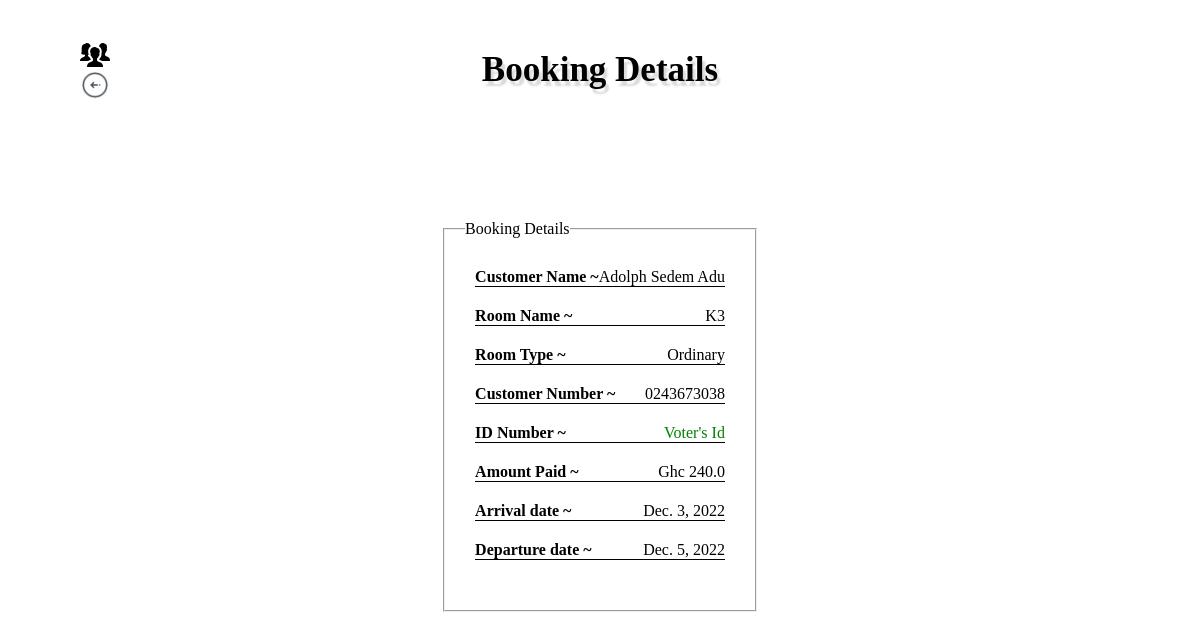
Page /receptionist/invoice_details/arYOvQQZQP on the earlier database version.
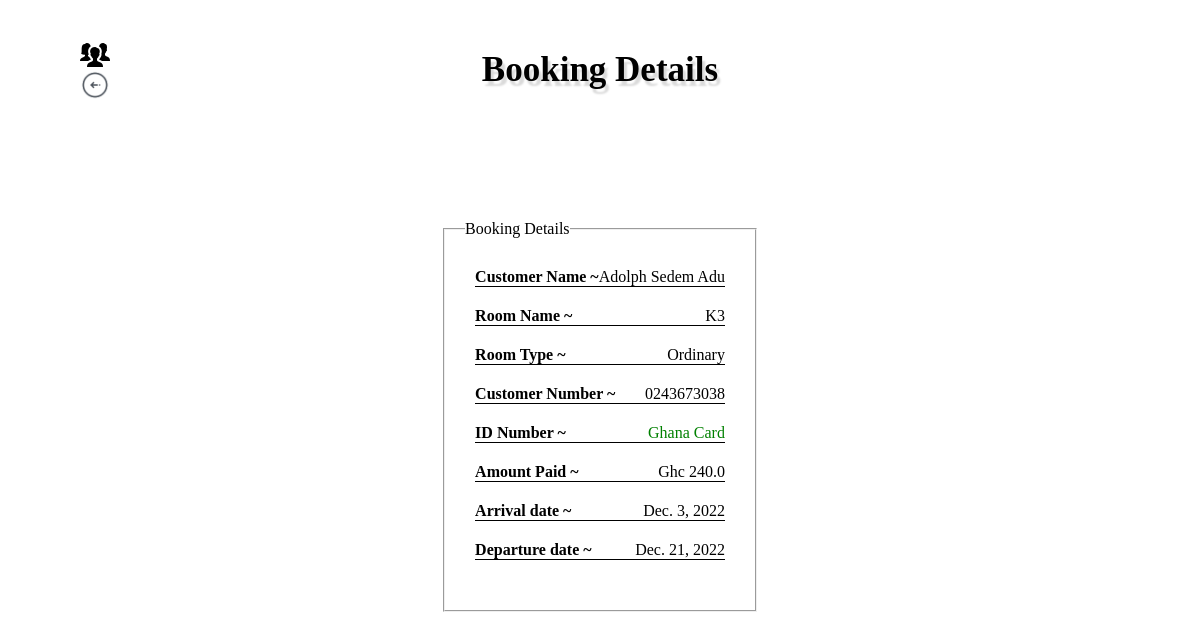
Same page on the later database version.
### receptionist/models.py (models this page shows, shortened)
class Booking(models.Model):
    room_name = models.ForeignKey(Room, on_delete= models.SET_NULL, null=True)
    booking_id = models.CharField(max_length= 20, primary_key=True)
    guest_name = models.CharField(max_length=100)
    no_of_guests = models.IntegerField()
    arrival = models.DateField(null=True)
    departure = models.DateField(null=True)
    phone_number = models.CharField(max_length=10)
    idtypes=(
        ('Ghana Card', 'Ghana Card'),
        ('Driver\'s License', 'Driver\'s License'),
        ('Votter\'s Id', 'Votter\'s Id'),
    )
    id_type = models.CharField(max_length=20, choices=idtypes)
    id_number = models.CharField(max_length=30)
    amount_paid = models.FloatField(null=True)
    price = models.FloatField()
    active = models.BooleanField(default=True)
    expired = models.BooleanField(default=True)

class Room(models.Model):
    name = models.TextField(max_length=100, primary_key=True, unique=True)
    capacity = models.IntegerField()
    sizes = (
        ('Executive', 'Executive'),
        ('Ordinary', 'Ordinary'),
        ('Standard', 'Standard'),
        )
    grade = models.CharField(max_length=100, choices=sizes)
    price = models.IntegerField()
    availability = models.BooleanField(default=True)
    next_booked_date = models.DateField(null=True, blank=True)
    next_free_date = models.DateField(null=True, blank=True)
    def __str__(self):
        return self.name

### receptionist/views.py (the view)
def invoice_details(request, pk):
    booking = Booking.objects.get(booking_id=pk)
    return render(request, 'emp_invoice_details.html', {'booking':booking})

### templates/emp_invoice_details.html (shortened to what this page needs)
{% load static %}
<!DOCTYPE html>
<html lang="en">
<head>
    <link rel="stylesheet" href={% static "style.css" %}>
</head>
<body class="body2">
    <div class="container dash1">
        <h2>Booking Details</h2>
        <div class="logout1">
            <div class="iden">
                <img src={% static  "./images/icons/people_60px.png" %} alt="">
            </div>
            <a href="../emp_invoice"><img src={% static "./images/icons/back_arrow_64px.png" %} alt=""></a>
        </div>
        <div class="main_body detailss">
            <aside class="aside1">
                <fieldset>
                    <legend>Booking Details</legend>
                    <div class="details">
                        <div class="line">
                            <label for="">Customer Name ~</label>
                            <span>{{booking.guest_name}}</span>
                        </div>
                        <div class="line">
                            <label for="">Room Name ~</label>
                            <span>{{booking.room_name}}</span>
                        </div>
                        <div class="line">
                            <label for="">Room Type ~</label>
                            <span>{{booking.room_name.grade}}</span>
                        </div>
                        <div class="line">
                            <label for="">Customer Number ~</label>
                            <span>{{booking.phone_number}}</span>
                        </div>
                        <div class="line">
                            <label for="">ID Number ~</label>
                            <span class="available">{{booking.id_type}}</span>
                        </div>
                        <div class="line">
                            <label for="">Amount Paid ~</label>
                            <span>Ghc {{booking.price}}</span>
                        </div>
                        <div class="line">
                            <label for="">Arrival date ~</label>
                            <span>{{booking.arrival}}</span>
                        </div>
                        <div class="line">
                            <label for="">Departure date ~</label>
                            <span>{{booking.departure}}</span>
                        </div>
                    </div>
            </aside>
        </div>
    </div>
</body>
</html>

### static/style.css (style rules this page uses)
* { margin: 0; padding: 0; box-sizing: border-box; font-family: Poppins; }
body { display: flex; justify-content: center; align-items: center; min-height: 100vh; min-width: 100vw; }
.body2 { background: url(./images/fernando-alvarez-rodriguez-M7GddPqJowg-unsplash.jpg); background-position: center; background-repeat: no-repeat; background-size: cover; }
.container { display: flex; justify-content: center; align-items: center; flex-direction: column; }
.logout1 { position: absolute; top: 0px; left: 30px; padding: 20px; display: flex; flex-direction: column; }
.logout1 img { width: 30px; height: 30px; }
.dash1 { position: relative; width: 95vw; background: rgba(255, 255, 255, 0.863); height: 95vh; border-radius: 20px; }
.dash1 h2 { position: absolute; top: 30px; font-size: 35px; margin-bottom: 40px; text-shadow: 3px 5px 2px rgba(0,0,0,0.15); }
.iden { display: flex; }
.dash1 .main_body { width: 100%; display: grid; grid-template-columns: 45% 55%; gap: 10px; height: 400px; padding: 20px; }
.dash1 .detailss { display: flex; justify-content: center; width: 70%; }
.main_body legend { margin-left: 20px; }
.details { display: flex; justify-content: center; flex-direction: column; padding: 30px; }
.line { display: flex; justify-content: space-between; align-items: center; border-bottom: 1px solid black; margin-bottom: 20px; }
.line label { font-weight: 600; }
.line span { font-weight: 500; }
.available { color: green; }

Differences in the rows shown:
changed Booking "Adolph Sedem Adu": id_type "Voter's Id" → "Ghana Card"; departure "Dec. 5, 2022" → "Dec. 21, 2022"
